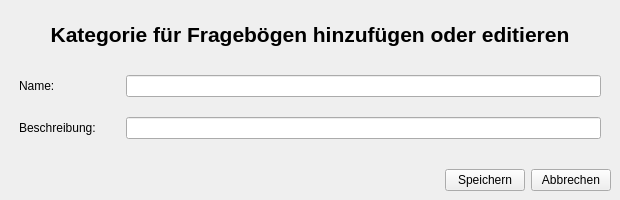
<?xml version="1.0" encoding="UTF-8"?>
<ui version="4.0">
 <class>MainWindow</class>
 <widget class="QMainWindow" name="MainWindow">
  <property name="geometry">
   <rect>
    <x>0</x>
    <y>0</y>
    <width>620</width>
    <height>200</height>
   </rect>
  </property>
  <property name="minimumSize">
   <size>
    <width>620</width>
    <height>200</height>
   </size>
  </property>
  <property name="maximumSize">
   <size>
    <width>636</width>
    <height>200</height>
   </size>
  </property>
  <property name="windowTitle">
   <string>physioForms - Kategorie speichern</string>
  </property>
  <property name="styleSheet">
   <string notr="true"/>
  </property>
  <widget class="QWidget" name="centralwidget">
   <layout class="QGridLayout" name="gridLayout">
    <item row="0" column="0">
     <widget class="QLabel" name="label">
      <property name="maximumSize">
       <size>
        <width>16777215</width>
        <height>50</height>
       </size>
      </property>
      <property name="font">
       <font>
        <family>MS Shell Dlg 2</family>
        <pointsize>16</pointsize>
        <weight>75</weight>
        <bold>true</bold>
       </font>
      </property>
      <property name="text">
       <string>Kategorie für Fragebögen hinzufügen oder editieren</string>
      </property>
      <property name="scaledContents">
       <bool>false</bool>
      </property>
      <property name="alignment">
       <set>Qt::AlignCenter</set>
      </property>
     </widget>
    </item>
    <item row="1" column="0">
     <layout class="QFormLayout" name="formLayout">
      <property name="sizeConstraint">
       <enum>QLayout::SetDefaultConstraint</enum>
      </property>
      <property name="fieldGrowthPolicy">
       <enum>QFormLayout::ExpandingFieldsGrow</enum>
      </property>
      <property name="rowWrapPolicy">
       <enum>QFormLayout::DontWrapRows</enum>
      </property>
      <property name="labelAlignment">
       <set>Qt::AlignLeading|Qt::AlignLeft|Qt::AlignVCenter</set>
      </property>
      <property name="formAlignment">
       <set>Qt::AlignLeading|Qt::AlignLeft|Qt::AlignTop</set>
      </property>
      <property name="horizontalSpacing">
       <number>30</number>
      </property>
      <property name="verticalSpacing">
       <number>20</number>
      </property>
      <property name="leftMargin">
       <number>10</number>
      </property>
      <property name="topMargin">
       <number>10</number>
      </property>
      <property name="rightMargin">
       <number>10</number>
      </property>
      <property name="bottomMargin">
       <number>0</number>
      </property>
      <item row="0" column="0">
       <widget class="QLabel" name="label_3">
        <property name="text">
         <string>Name:</string>
        </property>
       </widget>
      </item>
      <item row="0" column="1">
       <widget class="QLineEdit" name="lineEdit_name">
        <property name="minimumSize">
         <size>
          <width>0</width>
          <height>20</height>
         </size>
        </property>
       </widget>
      </item>
      <item row="1" column="0">
       <widget class="QLabel" name="label_4">
        <property name="text">
         <string>Beschreibung:</string>
        </property>
       </widget>
      </item>
      <item row="1" column="1">
       <widget class="QLineEdit" name="lineEdit_beschreibung">
        <property name="minimumSize">
         <size>
          <width>0</width>
          <height>20</height>
         </size>
        </property>
       </widget>
      </item>
     </layout>
    </item>
    <item row="2" column="0">
     <layout class="QHBoxLayout" name="horizontalLayout">
      <item>
       <spacer name="horizontalSpacer">
        <property name="orientation">
         <enum>Qt::Horizontal</enum>
        </property>
        <property name="sizeHint" stdset="0">
         <size>
          <width>40</width>
          <height>20</height>
         </size>
        </property>
       </spacer>
      </item>
      <item>
       <widget class="QPushButton" name="speicherButton">
        <property name="text">
         <string>Speichern</string>
        </property>
       </widget>
      </item>
      <item>
       <widget class="QPushButton" name="abbrechButton">
        <property name="text">
         <string>Abbrechen</string>
        </property>
       </widget>
      </item>
     </layout>
    </item>
   </layout>
  </widget>
 </widget>
 <resources/>
 <connections/>
</ui>
